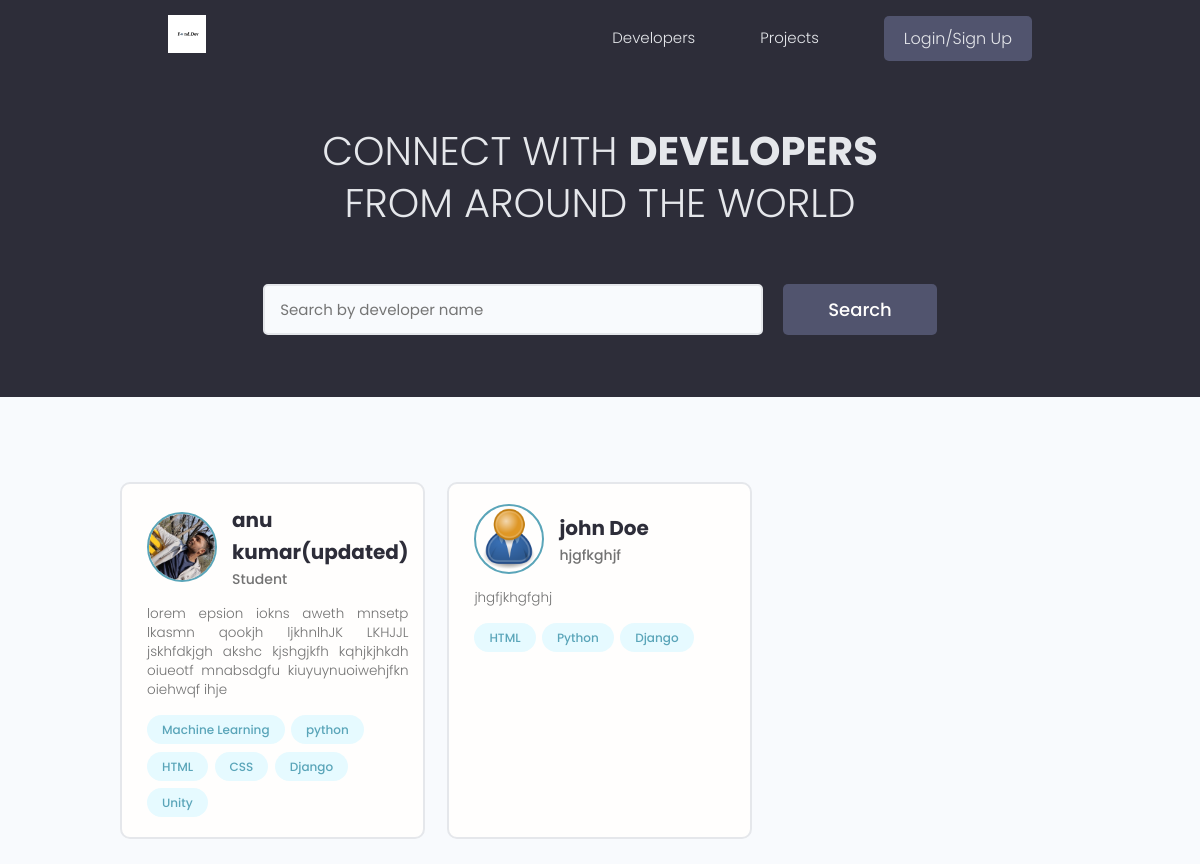
The app's page /, older data.
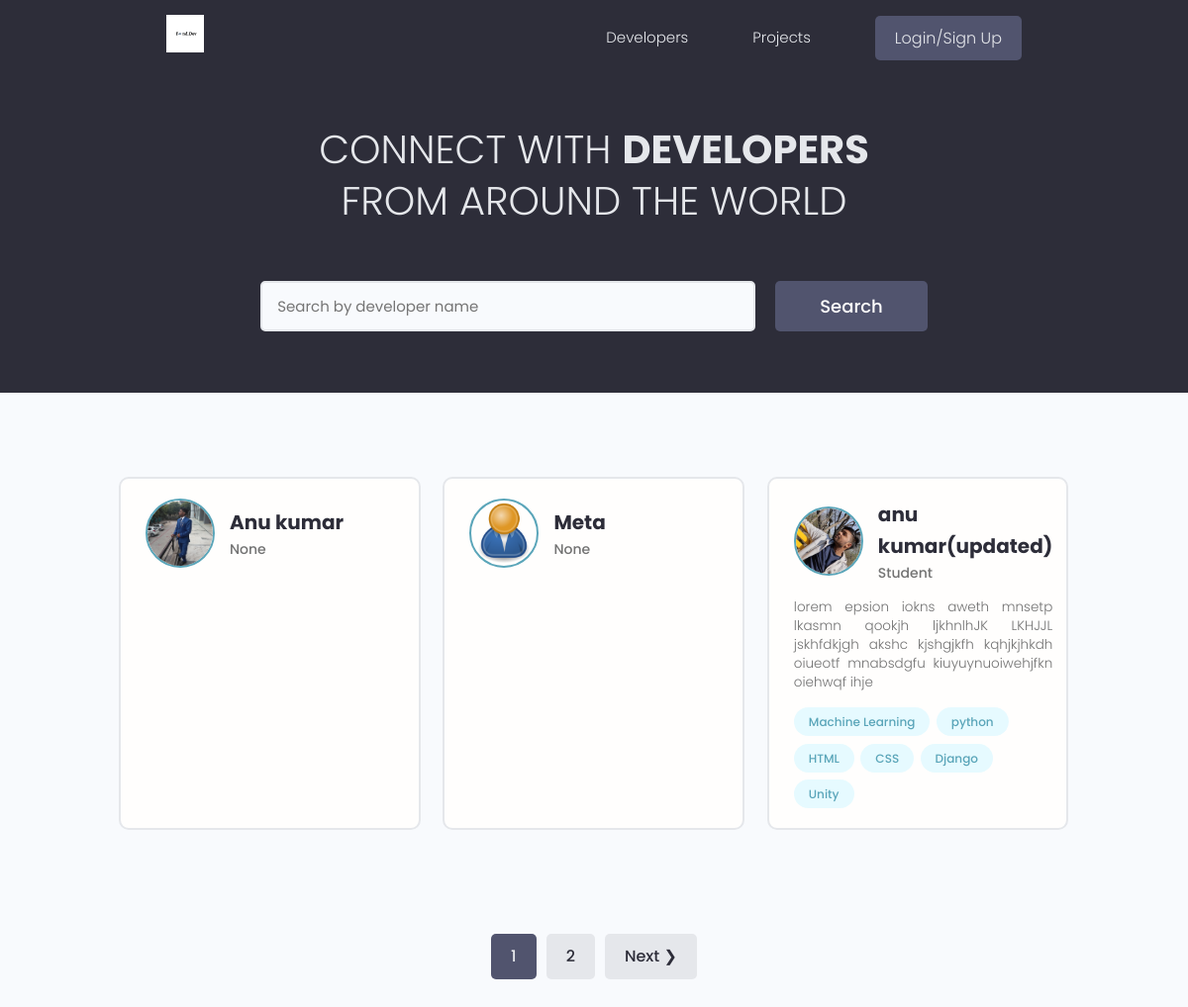
The same page, newer data.
### users/models.py (models this page shows, shortened)
class Profiles(models.Model):
    user = models.OneToOneField(User , on_delete = models.CASCADE ,null= True , blank=True)
    name = models.CharField(max_length=200 , blank=True ,null=True)
    email = models.EmailField(max_length=500 ,blank=True, null=True)
    username = models.CharField(max_length=200 , blank=True ,null=True)
    location = models.CharField(max_length=200 , blank=True ,null=True)
    short_intro = models.CharField(max_length=200 , blank=True ,null=True)
    bio = models.TextField(blank=True, null=True)
    profile_image = models.ImageField(null=True, blank =True ,upload_to ='profiles/',default='profiles/user-default.png')
    social_github = models.CharField(max_length=200,blank=True,null=True)
    social_twitter = models.CharField(max_length=200,blank=True,null=True)
    social_linkdin = models.CharField(max_length=200,blank=True,null=True)
    social_youtube = models.CharField(max_length=200,blank=True,null=True)
    social_website = models.CharField(max_length=200,blank=True,null=True)
    created = models.DateTimeField(auto_now_add=True)
    id = models.UUIDField(default=uuid.uuid4,unique=True,primary_key=True,editable=False)

class Skill(models.Model):
    owner = models.ForeignKey(Profiles,on_delete=models.CASCADE,null=True,blank=True)
    name =  models.CharField(max_length=200,blank=True,null=True)
    description = models.TextField(null =True,blank=True)
    created = models.DateTimeField(auto_now_add=True)
    id = models.UUIDField(default=uuid.uuid4,unique=True,primary_key=True,editable=False)
    def __str__(self):
        return str(self.name)

### users/views.py (the view)
# urls.py: path('',views.profiles ,name="profiles"),
def profiles(request):
    profiles , search_query = searchProfiles(request)
    custom_range , profiles  = paginateProfiles(request ,profiles ,3)
    context = {'profiles':profiles, 'search_query': search_query,'custom_range':custom_range}
    return render(request,'users/profiles.html',context)

### users/utils.py (called while the page is built)
def paginateProfiles(request , profiles ,results):
    page = request.GET.get('page')
    paginator = Paginator(profiles,results)
    try:
        profiles =paginator.page(page)
    except PageNotAnInteger:
        page=1
        profiles = paginator.page(page)
    except EmptyPage:
        page  = paginator.num_pages
        profiles=paginator.page(page)
    leftIndex = (int(page) - 4)
    if leftIndex <1:
        leftIndex=1
    rightIndex = (int(page) +5)
    if rightIndex > paginator.num_pages:
        rightIndex = paginator.num_pages + 1
    custom_range = range(leftIndex,rightIndex )
    return custom_range , profiles

def searchProfiles(request):
    search_query = ''
    if request.GET.get('search_query'):
        search_query = request.GET.get('search_query')
    skills = Skill.objects.filter(name__icontains = search_query)
    profiles = Profiles.objects.distinct().filter(
        Q(name__icontains=search_query) |
        Q(short_intro__icontains = search_query)|
        Q(skill__in = skills)
        )
    return profiles , search_query

### users/templates/users/profiles.html (shortened to what this page needs)
{% extends 'main.html' %}
{% block content %}
  <main class="home">
    <section class="hero-section text-center">
      <div class="container container--narrow">
        <div class="hero-section__box">
          <h2>CONNECT WITH <span>DEVELOPERS</span></h2>
          <h2>FROM AROUND THE WORLD</h2>
        </div>
        <div class="hero-section__search">
          <form id='searchForm' class="form" action="#" method="get">
            <div class="form__field">
              <input class="input input--text" id="formInput#search" type="text" name="search_query"
              value="{{search_query}}" placeholder="Search by developer name" />
            </div>
            <input class="btn btn--sub btn--lg" type="submit" value="Search" />
          </form>
        </div>
      </div>
    </section>
    <section class="devlist">
      <div class="container">
        <div class="grid grid--three">
          {% for profile in profiles %}
          <div class="column card">
            <div class="dev">
              <a href="{% url 'user-profile' profile.id %}" class="card__body">
                <div class="dev__profile">
                  <img class="avatar avatar--md" src="{{ profile.profile_image.url }}" alt="image" />
                  <div class="dev__meta">
                    <h3>{{profile.name}}</h3>
                    <h5>{{profile.short_intro|slice:"60"}}</h5>
                  </div>
                </div>
                <p class="dev__info">
                    {{profile.bio|slice:'150'}}
                </p>
                <div class="dev__skills">
                    {% for skill in profile.skill_set.all|slice:"6" %}
                    <span class="tag tag--pill tag--main">
                        <small>{{skill}}</small>
                    </span>
                    {% endfor %}
                </div>
              </a>
            </div>
          </div>
        {% endfor %}
        </div>
      </div>
    </section>
    {% include 'pagination.html' with queryset=profiles custom_range=custom_range %}
  </main>
{% endblock content %}

Row changes from the older to the newer data that the page shows:
no longer on this page (row unchanged): Profiles: profile_image (placeholder picture), name "john Doe", short_intro "hjgfkghjf", bio "jhgfjkhgfghj"
no longer on this page (row unchanged): Skill: name "HTML", shown under "john Doe"
no longer on this page (row unchanged): Skill: name "Python", shown under "john Doe"
no longer on this page (row unchanged): Skill: name "Django", shown under "john Doe"
added Profiles: profile_image (picture), name "Anu kumar", short_intro "None"
added Profiles: profile_image (placeholder picture), name "Meta", short_intro "None"
Text that changed along with them:
new list line: "1"
new list line: "2"
text now shown: "Next ❯"
